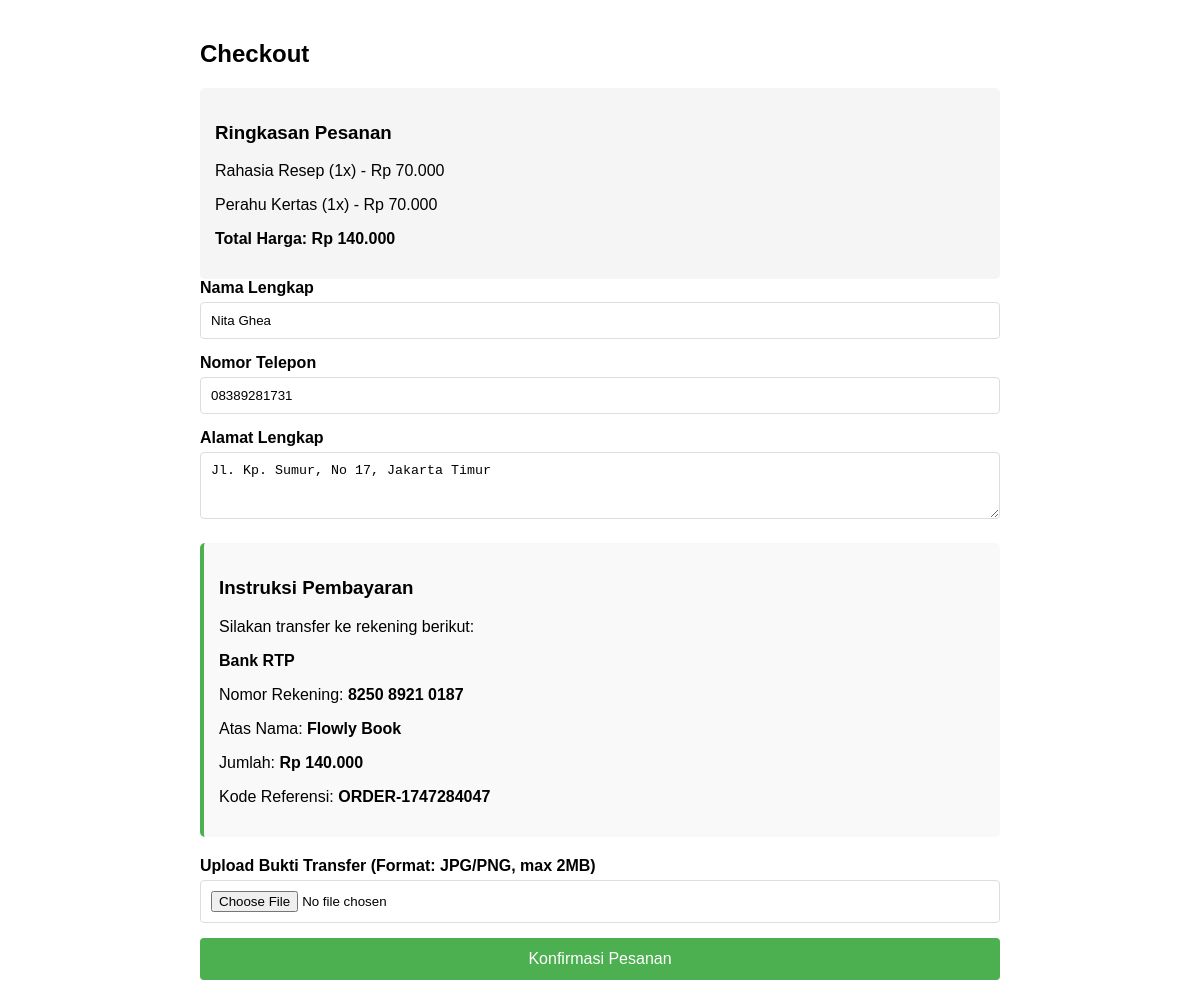
Screenshot of /checkout.php (signed in) with the database file from the repository.
### tables this page shows
CREATE TABLE `keranjang` (
  `id_keranjang` int(11) NOT NULL,
  `id_user` int(11) NOT NULL,
  `id_produk` int(11) NOT NULL,
  `jumlah` int(11) DEFAULT 1,
  `created_at` timestamp NOT NULL DEFAULT current_timestamp()
);

CREATE TABLE `produk` (
  `id_produk` int(11) NOT NULL,
  `nama_produk` varchar(100) NOT NULL,
  `id_kategori` int(11) NOT NULL,
  `gambar` varchar(200) NOT NULL,
  `harga` int(11) NOT NULL,
  `deskripsi` text NOT NULL,
  `stok` int(11) NOT NULL
);

CREATE TABLE `user` (
  `id_user` int(11) NOT NULL,
  `username` varchar(50) NOT NULL,
  `password` varchar(255) NOT NULL,
  `nama_lengkap` varchar(50) NOT NULL,
  `no_telepon` varchar(20) DEFAULT NULL,
  `alamat` text DEFAULT NULL,
  `created_at` timestamp NOT NULL DEFAULT current_timestamp()
);

### checkout.php (the view, shortened to what this page needs)
<?php
include "config.php";
$user_query = mysqli_query($conn, "SELECT * FROM user WHERE id_user = {$_SESSION['user_id']}");
$user_data = mysqli_fetch_assoc($user_query);
$cart_query = mysqli_query($conn, "
    SELECT produk.*, keranjang.jumlah
    FROM keranjang
    JOIN produk ON keranjang.id_produk = produk.id_produk
    WHERE keranjang.id_user = {$_SESSION['user_id']}
");
$total = 0;
$items = [];
while ($row = mysqli_fetch_assoc($cart_query)) {
    $total += $row['harga'] * $row['jumlah'];
    $items[] = $row;
}
?>
<!DOCTYPE html>
<html>
<head>
</head>
<body>
    <h2>Checkout</h2>
    <div class="order-summary">
        <h3>Ringkasan Pesanan</h3>
        <?php foreach ($items as $item): ?>
            <p>
                <?= htmlspecialchars($item['nama_produk']) ?> (<?= $item['jumlah'] ?>x) -
                Rp <?= number_format($item['harga'] * $item['jumlah'], 0, ',', '.') ?>
            </p>
        <?php endforeach; ?>
        <p><strong>Total Harga: Rp <?= number_format($total, 0, ',', '.') ?></strong></p>
    </div>
    <form action="proses_checkout.php" method="POST" enctype="multipart/form-data">
        <div class="form-group">
            <label>Nama Lengkap</label>
            <input type="text" name="nama_lengkap" value="<?= htmlspecialchars($user_data['nama_lengkap'] ?? '') ?>" required>
        </div>
        <div class="form-group">
            <label>Nomor Telepon</label>
            <input type="tel" name="no_telepon" value="<?= htmlspecialchars($user_data['no_telepon'] ?? '') ?>" required>
        </div>
        <div class="form-group">
            <label>Alamat Lengkap</label>
            <textarea name="alamat" rows="3" required><?= htmlspecialchars($user_data['alamat'] ?? '') ?></textarea>
        </div>
        <div class="bank-info">
            <h3>Instruksi Pembayaran</h3>
            <p>Silakan transfer ke rekening berikut:</p>
            <p><strong>Bank RTP</strong></p>
            <p>Nomor Rekening: <strong>8250 8921 0187</strong></p>
            <p>Atas Nama: <strong>Flowly Book</strong></p>
            <p>Jumlah: <strong>Rp <?= number_format($total, 0, ',', '.') ?></strong></p>
            <p>Kode Referensi: <strong>ORDER-<?= time() ?></strong></p>
        </div>
        <div class="form-group">
            <label>Upload Bukti Transfer (Format: JPG/PNG, max 2MB)</label>
            <input type="file" name="bukti_transfer" accept="image/jpeg, image/png" required>
        </div>
        <button type="submit" class="btn-submit">Konfirmasi Pesanan</button>
    </form>
</body>
</html>

### checkout.php (style rules this page uses)
body { font-family: Arial, sans-serif; max-width: 800px; margin: 0 auto; padding: 20px; }
.form-group { margin-bottom: 15px; }
label { display: block; margin-bottom: 5px; font-weight: bold; }
input, textarea, select { width: 100%; padding: 10px; border: 1px solid #ddd; border-radius: 4px; box-sizing: border-box; }
.bank-info { background: #f9f9f9; padding: 15px; border-radius: 5px; margin: 20px 0; border-left: 4px solid #4CAF50; }
.btn-submit { background: #4CAF50; color: white; padding: 12px 20px; border: none; border-radius: 4px; cursor: pointer; font-size: 16px; width: 100%; }
.order-summary { background: #f5f5f5; padding: 15px; border-radius: 5px; }

### rows the page displays
keranjang: id_produk.nama_produk "Rahasia Resep", jumlah "1", $item['harga'] * $item['jumlah'] "70.000"
keranjang: id_produk.nama_produk "Perahu Kertas", jumlah "1", $item['harga'] * $item['jumlah'] "70.000"
user: nama_lengkap "Nita Ghea", no_telepon "08389281731", alamat "Jl. Kp. Sumur, No 17, Jakarta Timur"

### other values shown
$total "140.000"
